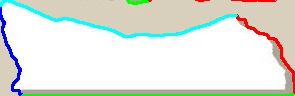
#> input picture segment_1.jpg, 295 x 96 px; its folder holds 4 pictures in this run
$ python read_points.py
#> lines starting #> are read from the running program, lines starting #| are printed output that depends on the picture
import cv2
import json
import matplotlib.pyplot as plt
import numpy as np
import os

# JSONファイルの読み込み
with open("segment_coordinates.json", "r") as file:
#> (reads segment_coordinates.json from the repository)
    data = json.load(file)

# 保存用ディレクトリを作成
output_dir = "output_segments"
os.makedirs(output_dir, exist_ok=True)

# セグメントごとの画像とグラフを表示・保存
for segment, info in data.items():
    print(f"\n=== {segment} ===")  # セグメントの識別

    # セグメント画像の読み込み
    image_file = f"{segment}.jpg"
    image = cv2.imread(image_file)
#> image is the input picture: shape (96, 295, 3); mean B, G, R 220.3, 229.4, 223.1

    if image is None:
        print(f"{image_file} が見つかりません。スキップします。")
        continue

    # プロット準備
    fig, axes = plt.subplots(1, 2, figsize=(12, 6))
    fig.suptitle(f"Segment: {segment}")

    # 画像の表示 (左側)
    axes[0].imshow(cv2.cvtColor(image, cv2.COLOR_BGR2RGB))
    axes[0].set_title("Segment Image")
    axes[0].axis("off")

    # グラフのプロット (右側)
    axes[1].set_title("Segment Coordinates")
    axes[1].set_xlabel("X Coordinate")
    axes[1].set_ylabel("Y Coordinate")

    for color, points in info["color_points"].items():
        # 色を指定 (例: 青, 緑, 赤, 黄)
        if "color_0" in color:
            color_rgb = "blue"  # 青
        elif "color_1" in color:
            color_rgb = "green"  # 緑
        elif "color_2" in color:
            color_rgb = "red"  # 赤
        elif "color_3" in color:
            color_rgb = "yellow"  # 黄
        else:
            color_rgb = "black"  # その他の色

        # 点群をプロット
        points = np.array(points)
        if points.size > 0:
            axes[1].scatter(points[:, 0], points[:, 1], label=color, c=color_rgb, s=10)

    # グラフ設定
    axes[1].legend()
    axes[1].invert_yaxis()  # OpenCV座標系に合わせてY軸を反転
    axes[1].grid(True)

    # グラフと画像を保存
    combined_file = os.path.join(output_dir, f"{segment}_combined.png")
    plt.savefig(combined_file)
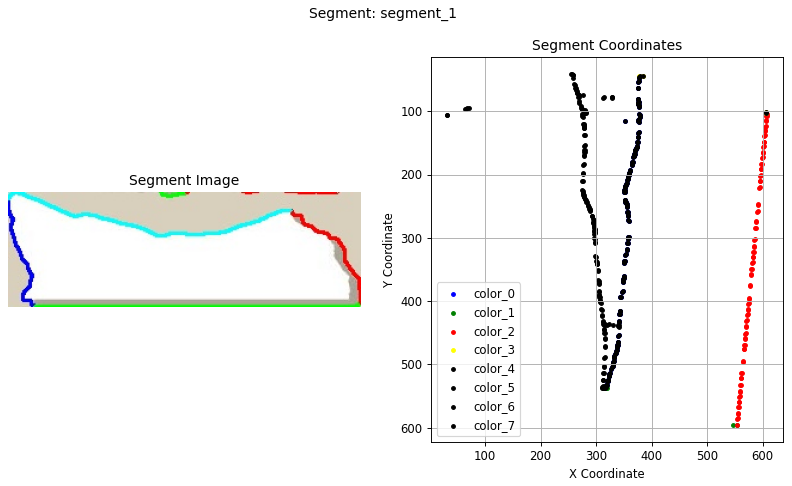
#> figure drawn by matplotlib, 2 panels
    print(f"画像とグラフを保存しました: {combined_file}")

    # 表示
    plt.show()
#> pass 2 of the loop `for segment, info in data.items():`:
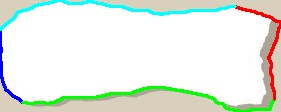
#> input picture segment_2.jpg, 281 x 112 px
#> image is the input picture: shape (112, 281, 3); mean B, G, R 227.5, 236.8, 228.9
#> `plt.savefig(combined_file)`:
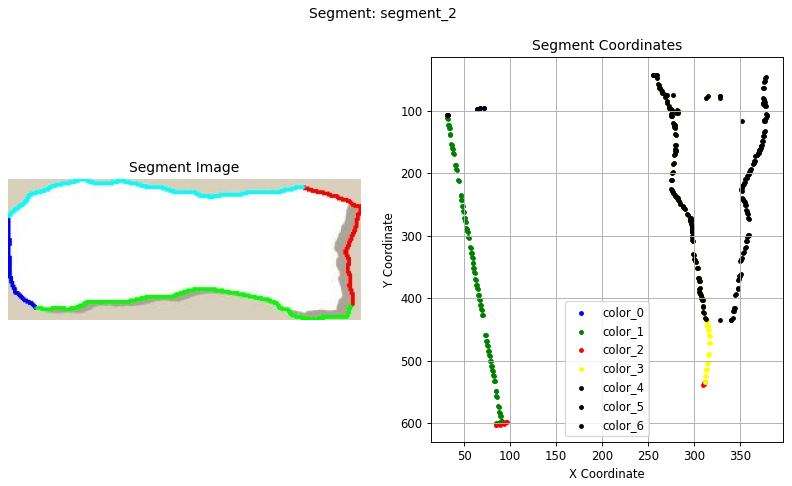
#> figure drawn by matplotlib, 2 panels
